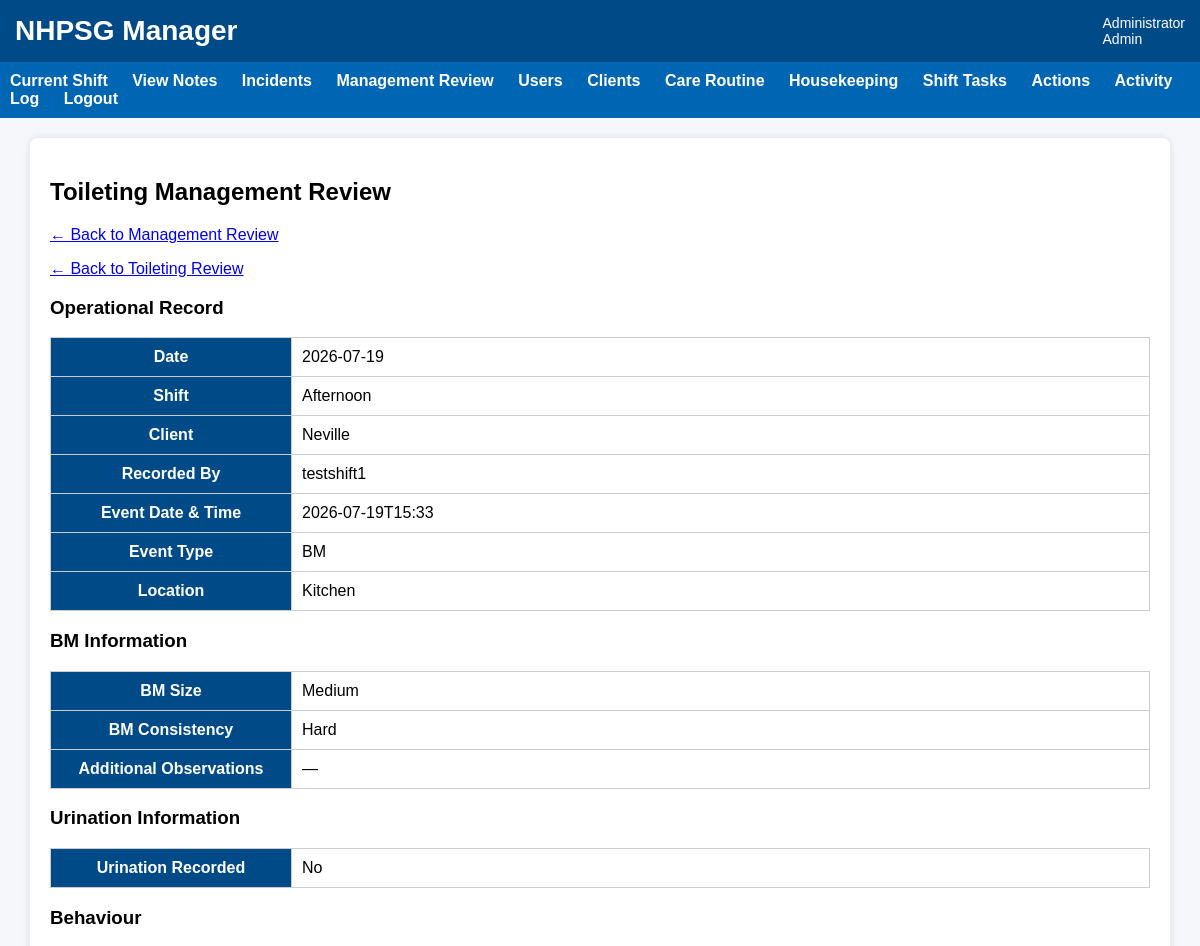
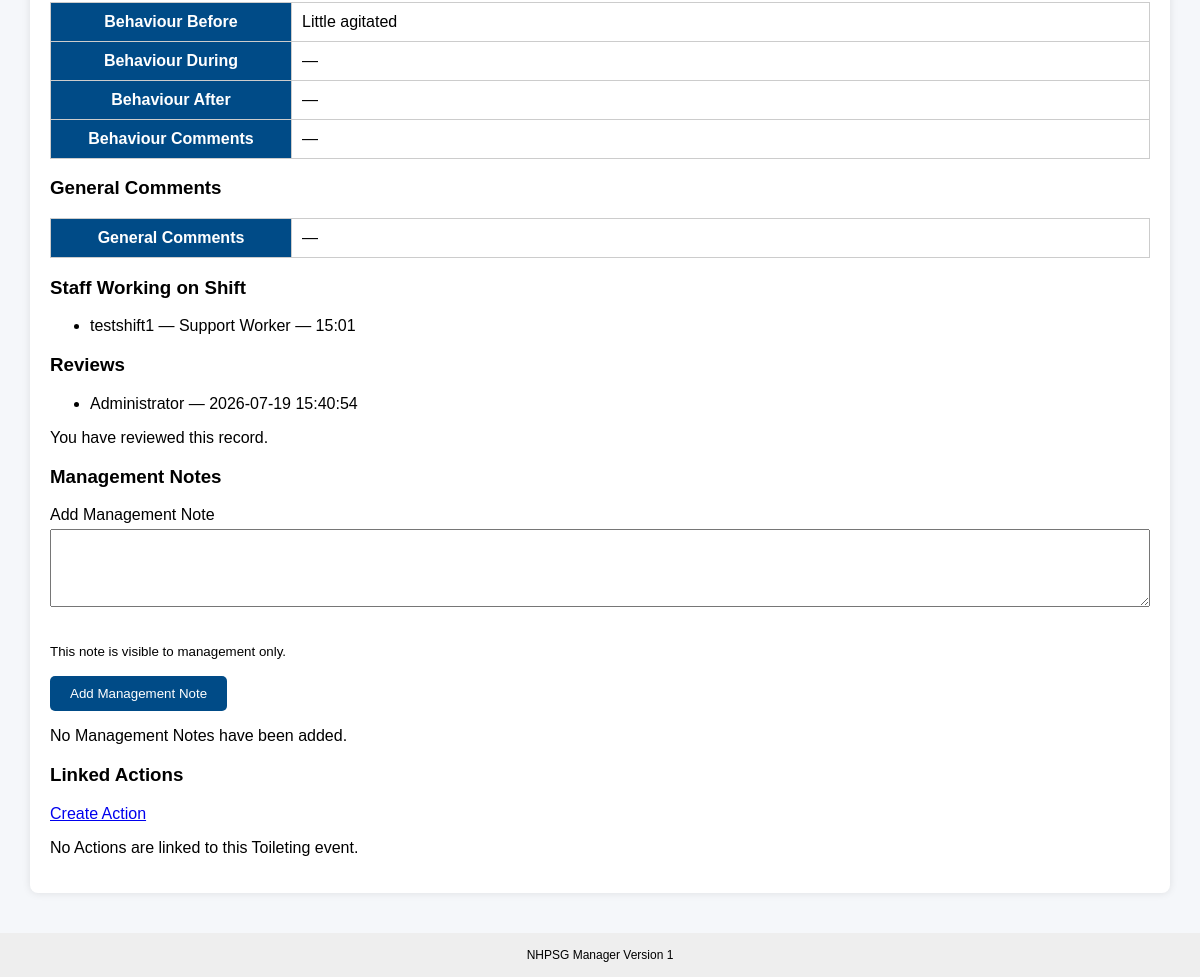
The page /manager-review/toileting/2 (signed in) on the database its author committed (2 pictures, top to bottom).
### tables this page shows
CREATE TABLE users (
    user_id INTEGER PRIMARY KEY AUTOINCREMENT,
    username TEXT UNIQUE NOT NULL,
    password_hash TEXT NOT NULL,
    full_name TEXT NOT NULL,
    role TEXT NOT NULL,
    active INTEGER NOT NULL DEFAULT 1
, must_change_password INTEGER NOT NULL DEFAULT 0, password_reset_at TEXT, password_reset_by INTEGER, last_password_changed_at TEXT);

CREATE TABLE shifts (
    shift_id INTEGER PRIMARY KEY AUTOINCREMENT,
    client_id INTEGER NOT NULL,
    shift_date TEXT NOT NULL,
    shift_type TEXT NOT NULL,
    status TEXT NOT NULL DEFAULT 'Open',

    scheduled_start_time TEXT,
    scheduled_end_time TEXT,

    created_at TEXT DEFAULT CURRENT_TIMESTAMP,
    closed_at TEXT
);

CREATE TABLE clients (
    client_id INTEGER PRIMARY KEY AUTOINCREMENT,
    client_name TEXT NOT NULL,
    active INTEGER NOT NULL DEFAULT 1
);

CREATE TABLE toileting_events (
    toileting_event_id INTEGER PRIMARY KEY AUTOINCREMENT,

    shift_id INTEGER NOT NULL,
    client_id INTEGER NOT NULL,
    recorded_by_user_id INTEGER NOT NULL,

    event_type TEXT NOT NULL,
    event_datetime TEXT NOT NULL,

    location TEXT NOT NULL,
    location_other TEXT,

    bm_size TEXT,
    bm_consistency TEXT,
    bm_colour TEXT,
    estimated_bristol_type INTEGER,

    bm_blood_observed INTEGER NOT NULL DEFAULT 0,
    bm_mucus_observed INTEGER NOT NULL DEFAULT 0,
    bm_unusual_colour INTEGER NOT NULL DEFAULT 0,

    urine_volume TEXT,
    urine_colour TEXT,

    urine_blood_observed INTEGER NOT NULL DEFAULT 0,
    urine_strong_odour INTEGER NOT NULL DEFAULT 0,
    urine_unusual_colour INTEGER NOT NULL DEFAULT 0,

    pain_or_distress INTEGER NOT NULL DEFAULT 0,
    other_concern INTEGER NOT NULL DEFAULT 0,
    concern_details TEXT,

    behaviour_before TEXT,
    behaviour_during TEXT,
    behaviour_after TEXT,
    behaviour_comments TEXT,

    general_comments TEXT,

    correction_of_event_id INTEGER,
    correction_reason TEXT,

    active INTEGER NOT NULL DEFAULT 1,
    created_at TEXT DEFAULT CURRENT_TIMESTAMP
, bm_unusual_details TEXT, urine_unusual_details TEXT);

CREATE TABLE "shift_staff" (
	"shift_staff_id"	INTEGER,
	"shift_id"	INTEGER NOT NULL,
	"user_id"	INTEGER NOT NULL,
	"actual_start_time"	TEXT NOT NULL,
	"actual_end_time"	TEXT,
	"sign_on_at"	TEXT DEFAULT CURRENT_TIMESTAMP,
	"sign_off_at"	TEXT,
	"active"	INTEGER NOT NULL DEFAULT 1,
	"start_checklist_completed"	INTEGER DEFAULT 0,
	"end_checklist_completed"	INTEGER DEFAULT 0,
	PRIMARY KEY("shift_staff_id" AUTOINCREMENT)
);

CREATE TABLE acknowledgements (
    acknowledgement_id INTEGER PRIMARY KEY AUTOINCREMENT,

    source_table TEXT NOT NULL,
    source_id INTEGER NOT NULL,

    user_id INTEGER NOT NULL,

    acknowledged_at TEXT DEFAULT CURRENT_TIMESTAMP,

    comment TEXT, acknowledgement_type TEXT DEFAULT 'Read', active INTEGER DEFAULT 1,

    UNIQUE(source_table, source_id, user_id)
);

### app.py (the view)
@app.route("/manager-review/toileting/<int:entry_id>")
def toileting_review_detail(entry_id):
    if "user_id" not in session:
        return redirect(url_for("login"))
    if session["role"] not in [
        "Admin",
        "Program Manager",
        "Director"
    ]:
        return "Access denied", 403
    conn = get_db()
    entry = conn.execute("""
        SELECT
            te.*,

            recorded_by.full_name AS recorded_by,

            s.shift_date,
            s.shift_type,
            s.client_id,

            c.client_name

        FROM toileting_events te

        JOIN users recorded_by
            ON te.recorded_by_user_id = recorded_by.user_id

        JOIN shifts s
            ON te.shift_id = s.shift_id

        JOIN clients c
            ON te.client_id = c.client_id

        WHERE te.toileting_event_id = ?
    """, (entry_id,)).fetchone()
    if entry is None:
        conn.close()
        return "Toileting event not found", 404
    review_history = conn.execute("""
        SELECT
            ack.acknowledgement_id,
            ack.user_id,
            ack.acknowledged_at,
            ack.acknowledgement_type,

            u.full_name AS reviewed_by

        FROM acknowledgements ack

        JOIN users u
            ON ack.user_id = u.user_id

        WHERE ack.source_table =
              'toileting_events'
          AND ack.source_id = ?
          AND ack.active = 1

        ORDER BY
            ack.acknowledged_at ASC,
            ack.acknowledgement_id ASC
    """, (entry_id,)).fetchall()
    current_user_review = conn.execute("""
        SELECT acknowledgement_id
        FROM acknowledgements

        WHERE source_table =
              'toileting_events'
          AND source_id = ?
          AND user_id = ?
          AND active = 1
    """, (
        entry_id,
        session["user_id"]
    )).fetchone()
    management_notes = get_management_notes(
        conn,
        source_table="toileting_events",
        source_id=entry_id
    )
    linked_actions = conn.execute("""
        SELECT
            ai.action_id,
            ai.title,
            ai.status,
            ai.priority,
            ai.created_at,

            assigned_to.full_name AS assigned_to

        FROM action_items ai

        LEFT JOIN users assigned_to
            ON ai.assigned_to_user_id =
               assigned_to.user_id

        WHERE ai.source_table =
              'toileting_events'
          AND ai.source_id = ?

        ORDER BY ai.created_at DESC
    """, (entry_id,)).fetchall()
    shift_staff = conn.execute("""
        SELECT
            u.full_name,
            u.role,
            ss.actual_start_time,
            ss.actual_end_time

        FROM shift_staff ss

        JOIN users u
            ON ss.user_id = u.user_id

        WHERE ss.shift_id = ?

        ORDER BY ss.sign_on_at
    """, (entry["shift_id"],)).fetchall()
    conn.close()
    current_user_reviewed = (
        current_user_review is not None
    )
    return render_template(
        "toileting_review_detail.html",
        entry=entry,
        review_history=review_history,
        current_user_reviewed=current_user_reviewed,
        management_notes=management_notes,
        linked_actions=linked_actions,
        shift_staff=shift_staff
    )

### templates/toileting_review_detail.html (shortened to what this page needs)
{% extends "base.html" %}
{% block content %}
<div class="card">
    <h2>Toileting Management Review</h2>
    <p>
        <a href="{{ url_for("manager_review_hub") }}">
            ← Back to Management Review
        </a>
    </p>
    <p>
        <a href="{{ url_for("toileting_review_list") }}">
            ← Back to Toileting Review
        </a>
    </p>
    <h3>Operational Record</h3>
    <table class="management-detail-table">
        <tr>
            <th>Date</th>
            <td>{{ entry.shift_date }}</td>
        </tr>
        <tr>
            <th>Shift</th>
            <td>{{ entry.shift_type }}</td>
        </tr>
        <tr>
            <th>Client</th>
            <td>{{ entry.client_name }}</td>
        </tr>
        <tr>
            <th>Recorded By</th>
            <td>{{ entry.recorded_by }}</td>
        </tr>
        <tr>
            <th>Event Date &amp; Time</th>
            <td>{{ entry.event_datetime }}</td>
        </tr>
        <tr>
            <th>Event Type</th>
            <td>{{ entry.event_type }}</td>
        </tr>
        <tr>
            <th>Location</th>
            <td>{{ entry.location }}</td>
        </tr>
    </table>
    <h3>BM Information</h3>
    {% if entry.event_type in ["BM", "Both"] %}
        <table class="management-detail-table">
            <tr>
                <th>BM Size</th>
                <td>{{ entry.bm_size or "—" }}</td>
            </tr>
            <tr>
                <th>BM Consistency</th>
                <td>{{ entry.bm_consistency or "—" }}</td>
            </tr>
            <tr>
                <th>Additional Observations</th>
                <td>{{ entry.bm_unusual_details or "—" }}</td>
            </tr>
        </table>
    {% endif %}
    <h3>Urination Information</h3>
    {% if entry.event_type in ["Urination", "Both"] %}
        <table class="management-detail-table">
            <tr>
                <th>Urine Volume</th>
                <td>{{ entry.urine_volume or "—" }}</td>
            </tr>
            <tr>
                <th>Additional Observations</th>
                <td>{{ entry.urine_unusual_details or "—" }}</td>
            </tr>
        </table>
    {% else %}
        <table class="management-detail-table">
            <tr>
                <th>Urination Recorded</th>
                <td>No</td>
            </tr>
        </table>
    {% endif %}
    <h3>Behaviour</h3>
    <table class="management-detail-table">
        <tr>
            <th>Behaviour Before</th>
            <td>{{ entry.behaviour_before or "—" }}</td>
        </tr>
        <tr>
            <th>Behaviour During</th>
            <td>{{ entry.behaviour_during or "—" }}</td>
        </tr>
        <tr>
            <th>Behaviour After</th>
            <td>{{ entry.behaviour_after or "—" }}</td>
        </tr>
        <tr>
            <th>Behaviour Comments</th>
            <td>{{ entry.behaviour_comments or "—" }}</td>
        </tr>
    </table>
    <h3>General Comments</h3>
    <table class="management-detail-table">
        <tr>
            <th>General Comments</th>
            <td>{{ entry.general_comments or "—" }}</td>
        </tr>
    </table>
    <h3>Staff Working on Shift</h3>
    {% if shift_staff %}
        <ul>
            {% for staff_member in shift_staff %}
                <li>
                    {{ staff_member.full_name }}
                    — {{ staff_member.role }}
                    — {{ staff_member.actual_start_time }}
                </li>
            {% endfor %}
        </ul>
    {% else %}
        <p>No shift staff records found.</p>
    {% endif %}
    <h3>Reviews</h3>
    {% if review_history %}
        <ul>
            {% for review in review_history %}
                <li>
                    {{ review.reviewed_by }}
                    — {{ review.acknowledged_at }}
                </li>
            {% endfor %}
        </ul>
    {% else %}
        <p>No management reviews recorded.</p>
    {% endif %}
    {% if not current_user_reviewed %}
        <form
            method="POST"
            action="{{ url_for(
                'review_toileting_entry',
                entry_id=entry.toileting_event_id
            ) }}"
            class="inline-form"
        >
            <button type="submit" class="link-button">
                Mark as Reviewed
            </button>
        </form>
    {% else %}
        <p>You have reviewed this record.</p>
    {% endif %}
    <h3>Management Notes</h3>
    <form
        method="POST"
        action="{{ url_for(
            'add_toileting_management_note',
            entry_id=entry.toileting_event_id
        ) }}"
    >
        <label for="note_text">
            Add Management Note
        </label>
        <textarea
            id="note_text"
            name="note_text"
            rows="4"
            required
        ></textarea>
        <p>
            <small>
                This note is visible to management only.
            </small>
        </p>
        <button type="submit">
            Add Management Note
        </button>
    </form>
    {% if management_notes %}
        {% for note in management_notes %}
            <div class="card">
                <strong>{{ note.created_by_name }}</strong><br>
                <small>
                    {{ note.created_at }}
                    — Management only
                </small>
                <p>{{ note.note_text }}</p>
            </div>
        {% endfor %}
    {% else %}
        <p>No Management Notes have been added.</p>
    {% endif %}
    <h3>Linked Actions</h3>
    <p>
        <a href="{{ url_for(
            'toileting_action_new',
            entry_id=entry.toileting_event_id
        ) }}">
            Create Action
        </a>
    </p>
    {% if linked_actions %}
        <table>
            <tr>
                <th>Created</th>
                <th>Priority</th>
                <th>Status</th>
                <th>Title</th>
                <th>Assigned To</th>
                <th>View</th>
            </tr>
            {% for action in linked_actions %}
                <tr>
                    <td>{{ action.created_at }}</td>
                    <td>{{ action.priority }}</td>
                    <td>{{ action.status }}</td>
                    <td>{{ action.title }}</td>
                    <td>{{ action.assigned_to or "Unassigned" }}</td>
                    <td>
                        <a href="{{ url_for(
                            'action_detail',
                            action_id=action.action_id
                        ) }}">
                            View
                        </a>
                    </td>
                </tr>
            {% endfor %}
        </table>
    {% else %}
        <p>No Actions are linked to this Toileting event.</p>
    {% endif %}
</div>
{% endblock %}

### templates/base.html (shortened to what this page needs)
<!DOCTYPE html>
<html>
<head>
    <link rel="stylesheet"
          href="{{ url_for('static', filename='css/style.css') }}">
</head>
<body>
<div class="header">
    <div class="title">
        NHPSG Manager
    </div>
    <div class="user">
        {% if session.full_name %}
            {{ session.full_name }}
            <br>
            {{ session.role }}
        {% endif %}
    </div>
</div>
{% if session.user_id %}
<div class="nav">
    <a href="{{ url_for('dashboard') }}">
        Current Shift
    </a>
    <a href="{{ url_for('shift_notes') }}">
        View Notes
    </a>
    <a href="{{ url_for('incident_list') }}">
        Incidents
    </a>
    {% if session.role in ["Admin", "Program Manager", "Director"] %}
        <a href="{{ url_for('manager_review_hub') }}">
            Management Review
        </a>
        <a href="{{ url_for('users') }}">
            Users
        </a>
        <a href="{{ url_for('clients') }}">
            Clients
        </a>
        <a href="{{ url_for('care_tasks') }}">
            Care Routine
        </a>
        <a href="{{ url_for('housekeeping_tasks') }}">
            Housekeeping
        </a>
        <a href="{{ url_for('shift_tasks') }}">
            Shift Tasks
        </a>
        <a href="{{ url_for('actions') }}">
            Actions
        </a>
        <a href="{{ url_for('activity_log') }}">
            Activity Log
        </a>
    {% endif %}
    <a href="{{ url_for('logout') }}">
        Logout
    </a>
</div>
{% endif %}
<div class="container">
{% block content %}
{% endblock %}
</div>
<div class="footer">
    NHPSG Manager
    Version 1
</div>
</body>
</html>

### rows shown on the page
users: full_name "Administrator"
shifts: shift_date "2026-07-19", shift_type "Afternoon"
clients: client_name "Neville"
users: recorded_by "testshift1"
toileting_events: event_datetime "2026-07-19T15:33", event_type "BM", location "Kitchen", bm_size "Medium", bm_consistency "Hard", behaviour_before "Little agitated", behaviour_during "—", behaviour_after "—", behaviour_comments "—", general_comments "—"
shift_staff: full_name "testshift1", role "Support Worker", actual_start_time "15:01"
acknowledgements: reviewed_by "Administrator", acknowledged_at "2026-07-19 15:40:54"

### other values the page prints
{{ session.role }} "Admin"
{{ entry.bm_unusual_details or "—" }} "—"
